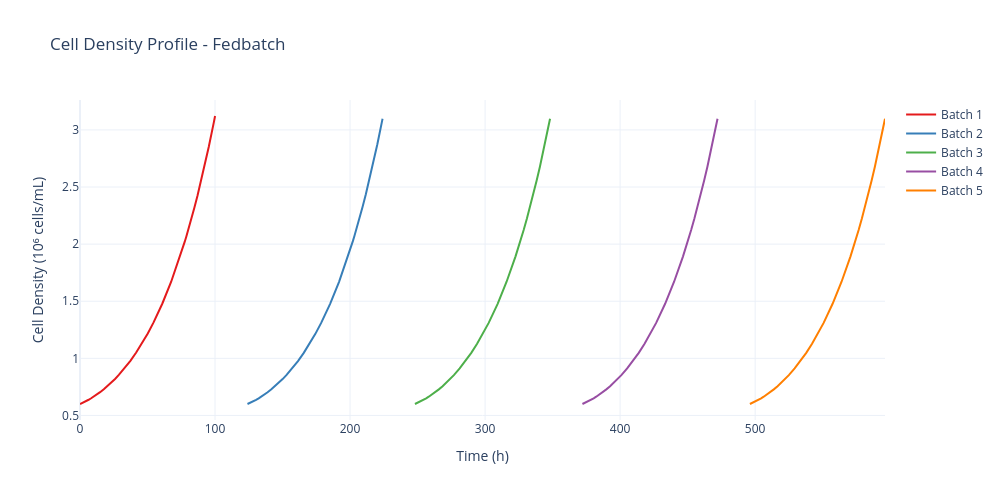

Write notebook code for a chart like this one.
### Markdown cell above
### 4.1. Cell Density Profile

### Code cell
# Display cell density profile
figs[0].show()
